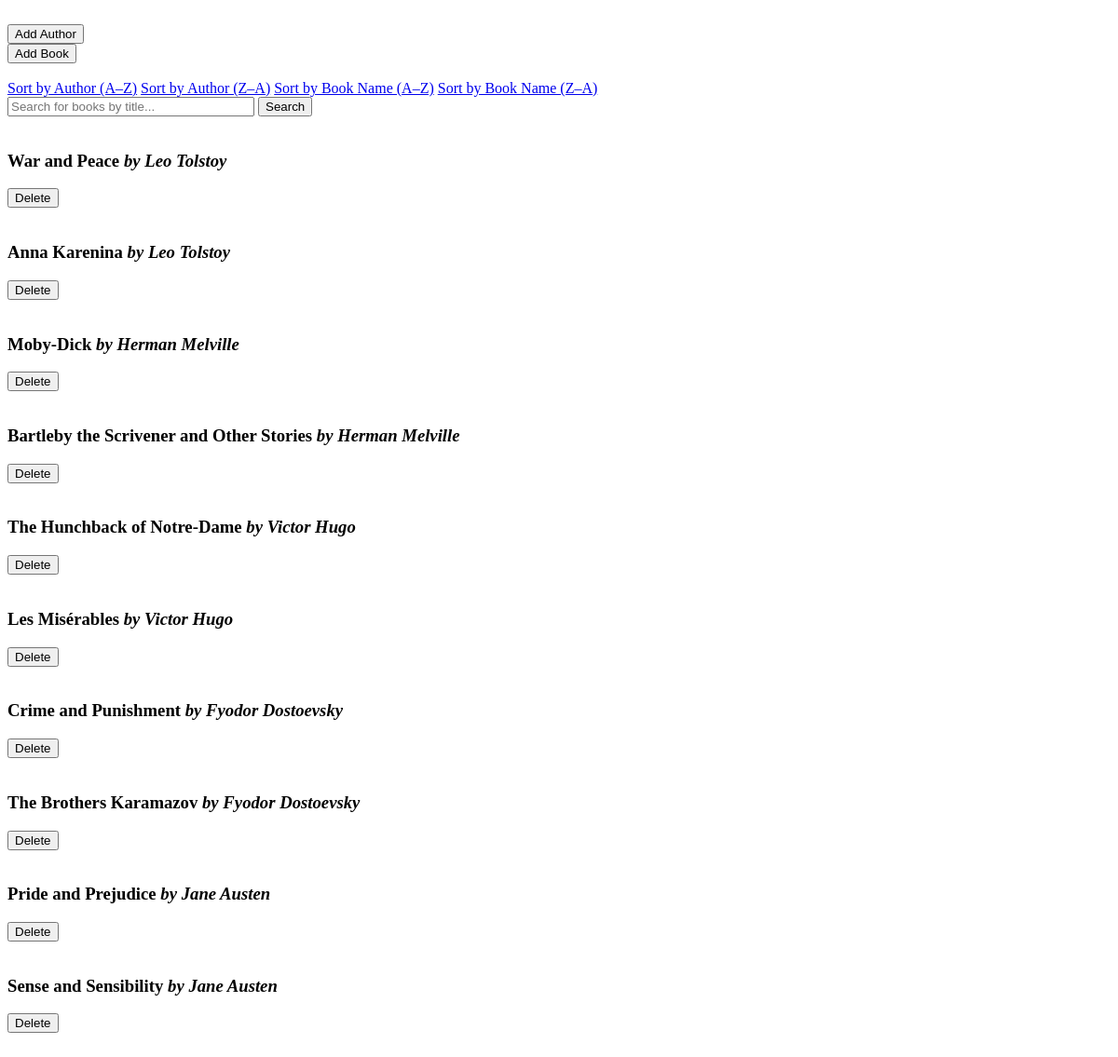
/home?sort=author_desc, run on an earlier commit of the app's database.
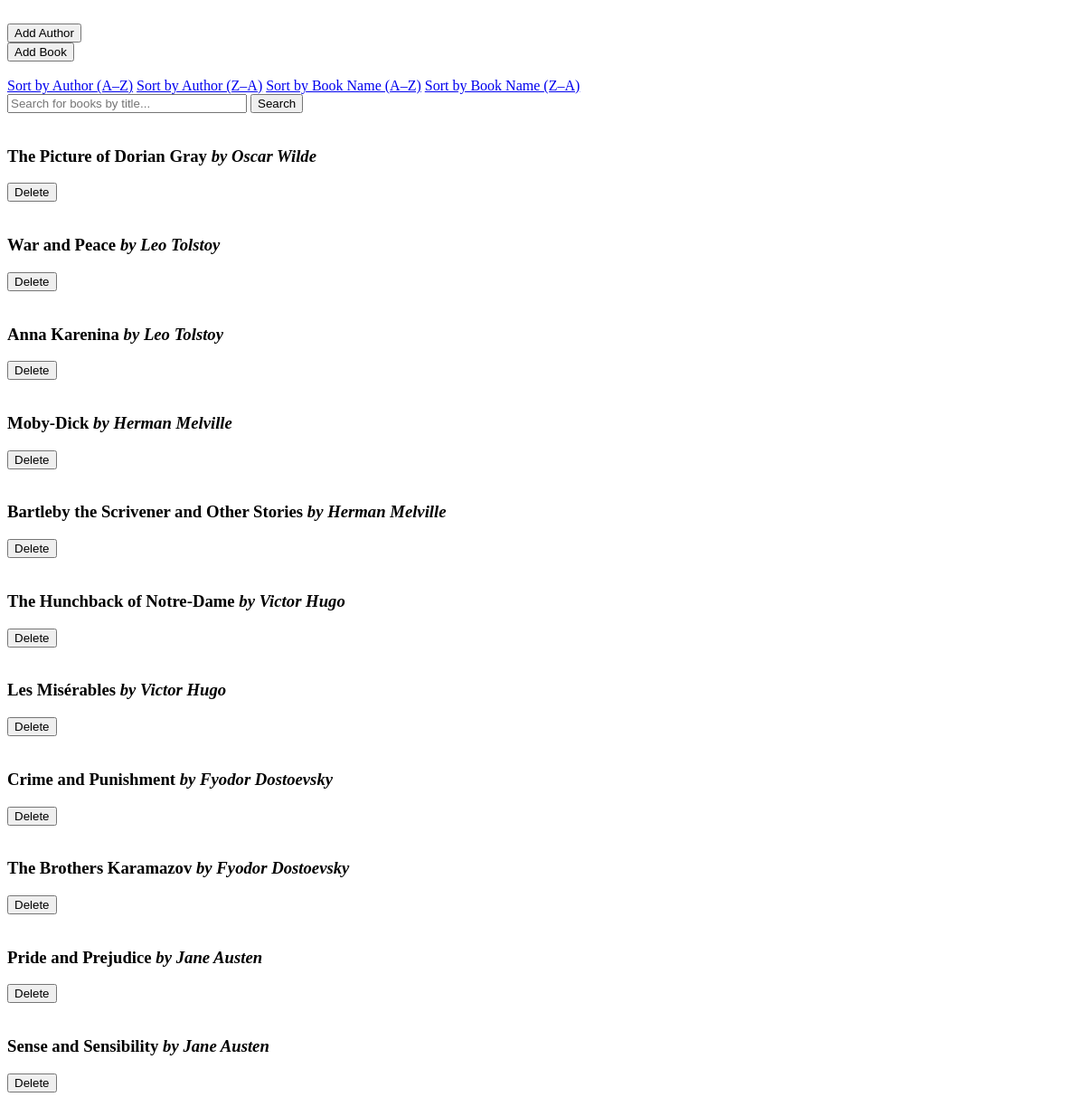
And on a later commit of the database.
### data_models.py (models this page shows, shortened)
class Book(db.Model):
    __tablename__ = 'books'
    id = Column(Integer, primary_key=True, autoincrement=True)
    isbn = Column(String, unique=True, nullable=False)
    title = Column(String, nullable=False)
    publication_year = Column(Integer)
    author_id = Column(Integer, ForeignKey('authors.id'), nullable=False)
    author = relationship('Author', backref='books')

class Author(db.Model):
    __tablename__ = 'authors'
    id = Column(Integer, primary_key=True, autoincrement=True)
    name = Column(String)
    birth_date = Column(Date)
    date_of_death = Column(Date)

### app.py (the view)
@app.route('/home')
def home():
    books = Book.query.all()
    message = request.args.get('message')
    sort_option = request.args.get('sort')
    search_query = request.args.get('query')
    if sort_option == 'author_asc':
        books = sorted(books, key=lambda b: b.author.name.split()[-1])
    elif sort_option == 'author_desc':
        books = sorted(books, key=lambda b: b.author.name.split()[-1], reverse=True)
    elif sort_option == 'book_name_asc':
        books = db.session.query(Book).order_by(Book.title.asc()).all()
    elif sort_option == 'book_name_desc':
        books = db.session.query(Book).order_by(Book.title.desc()).all()
    if search_query:
        books = db.session.query(Book) \
            .filter(Book.title.ilike(f"%{search_query}%")) \
            .all()
    return render_template('home.html', books=books, message=message)

### templates/home.html (shortened to what this page needs)
<!DOCTYPE html>
<html lang="en">
  <head>
  </head>
  <body>
    <br>
    <form action="{{ url_for('add_author') }}" method="GET">
        <button type="submit">Add Author</button>
    </form>
    <form action="{{ url_for('add_book') }}" method="GET">
        <button type="submit">Add Book</button>
    </form>
    <br>
    <a href="{{ url_for('home', sort='author_asc') }}">Sort by Author (A–Z)</a>
    <a href="{{ url_for('home', sort='author_desc') }}">Sort by Author (Z–A)</a>
    <a href="{{ url_for('home', sort='book_name_asc') }}">Sort by Book Name (A–Z)</a>
    <a href="{{ url_for('home', sort='book_name_desc') }}">Sort by Book Name (Z–A)</a>
    <br>
    <form action="/home" method="GET">
        <input type="text" name="query" size="30" placeholder="Search for books by title...">
        <input type="submit" value="Search">
    </form>
    <br>
    {% if books %}
        {% for book in books %}
            <div> <h3>{{ book.title }}<i> by {{ book.author.name }}</i></h3>
                <form action="{{ url_for('delete', book_id=book.id) }}" method="POST">
                    <button type="submit" class="delete-button">Delete</button>
                </form>
            </div>
            <br>
        {% endfor %}
    {% else %}
         <h3>There are no book titles that match your search criteria!</h3>
    {% endif %}
  </body>
</html>

What changed in the data, as far as the page shows it:
added Book: title "The Picture of Dorian Gray", author.name "Oscar Wilde"
